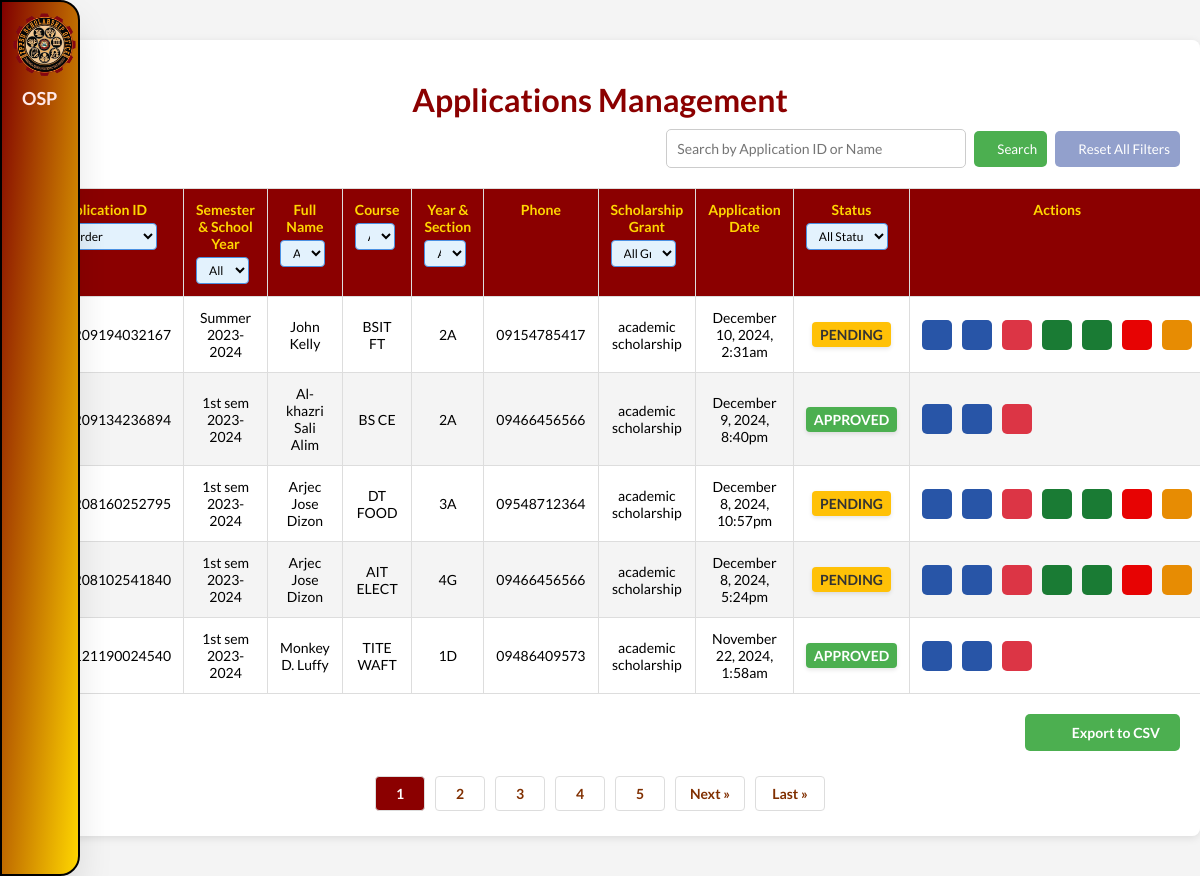
/views/applications.php (signed in), run on an earlier commit of the app's database.
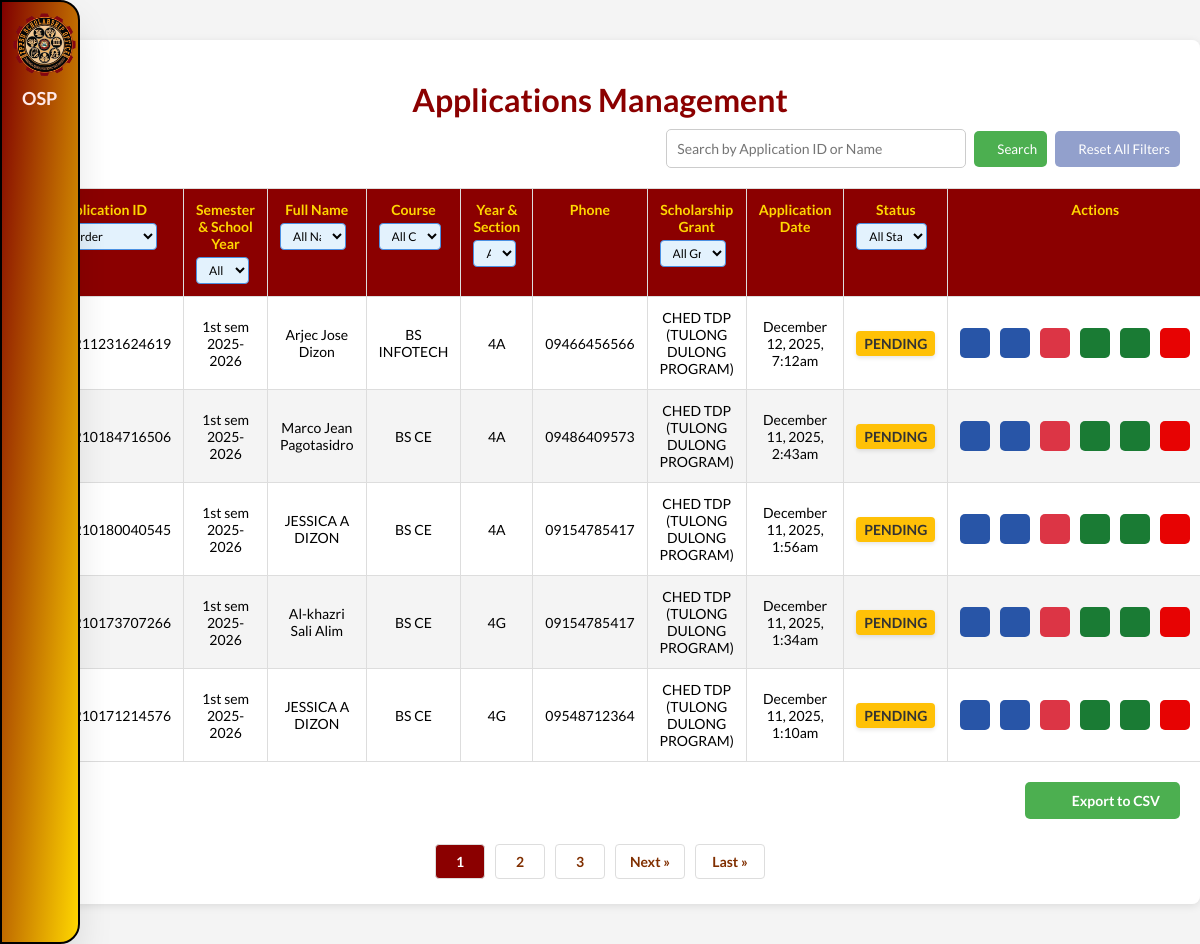
And on a later commit of the database.
### tables this page shows
CREATE TABLE `scholarship_applications` (
  `application_id` varchar(20) NOT NULL,
  `date` datetime DEFAULT NULL,
  `semester` varchar(10) NOT NULL,
  `school_year` varchar(9) DEFAULT NULL,
  `full_name` varchar(100) NOT NULL,
  `course` varchar(50) NOT NULL,
  `yr_sec` varchar(15) NOT NULL,
  `major` varchar(50) NOT NULL,
  `cell_no` varchar(15) DEFAULT NULL,
  `permanent_address` text DEFAULT NULL,
  `zip_code` int(11) NOT NULL,
  `present_address` text DEFAULT NULL,
  `email` varchar(100) DEFAULT NULL,
  `sex` varchar(100) NOT NULL,
  `date_of_birth` date DEFAULT NULL,
  `age` int(11) NOT NULL,
  `place_of_birth` varchar(50) DEFAULT NULL,
  `civil_status` enum('single','married','widowed','divorced','separated') DEFAULT NULL,
  `religion` varchar(100) DEFAULT NULL,
  `scholarship_grant` varchar(100) DEFAULT NULL,
  `disability` varchar(100) DEFAULT NULL,
  `indigenous_group` varchar(100) DEFAULT NULL,
  `reason_scholarship` text NOT NULL,
  `user_id` int(11) DEFAULT NULL,
  `status` enum('pending','approved','not qualified') NOT NULL DEFAULT 'pending',
  `notified` int(11) NOT NULL,
  `attachments` varchar(255) NOT NULL
);

### views/applications.php (the view, shortened to what this page needs)
<?php
require '../includes/session.php';
try {
    $limit = 5;
    $page = isset($_GET['page']) && is_numeric($_GET['page']) && $_GET['page'] > 0 ? (int) $_GET['page'] : 1;
    $offset = ($page - 1) * $limit;
    $whereConditions = ["1=1"];
    $whereClause = implode(' AND ', $whereConditions);
    $totalQuery = $pdo->prepare("SELECT COUNT(*) AS total FROM scholarship_applications WHERE $whereClause");
    $totalQuery->execute();
    $totalRows = $totalQuery->fetchColumn();
    $totalPages = ceil($totalRows / $limit);
    $sortBy = isset($_GET['sort_by']) && in_array($_GET['sort_by'], ['application_id', 'full_name', 'course', 'yr_sec', 'date', 'status', 'sem_sy']) ? $_GET['sort_by'] : 'application_id';
    $sortOrder = isset($_GET['sort']) && $_GET['sort'] == 'asc' ? 'ASC' : 'DESC';
    $query = "
        SELECT
            sa.application_id,
            CONCAT(sa.semester, ' ', sa.school_year) as sem_sy,
            sa.full_name,
            sa.course,
            sa.yr_sec,
            sa.cell_no,
            sa.scholarship_grant,
            sa.date,
            sa.status,
            sa.notified
        FROM scholarship_applications sa
        WHERE $whereClause
        ORDER BY $sortBy $sortOrder, application_id $sortOrder
        LIMIT :limit OFFSET :offset
    ";
    $stmt = $pdo->prepare($query);
    $stmt->bindValue(':limit', $limit, PDO::PARAM_INT);
    $stmt->bindValue(':offset', $offset, PDO::PARAM_INT);
    $stmt->execute();
    $rows = $stmt->fetchAll(PDO::FETCH_ASSOC);
} catch (PDOException $e) {
    die("Error fetching data: " . $e->getMessage());
}
?>
<!DOCTYPE html>
<html lang="en">
<head>
    <link rel="stylesheet" href="../css/styles.css?v=<?php echo time(); ?>">
    <link rel="stylesheet" href="../css/preloader.css?v=<?php echo time(); ?>">
    <link rel="stylesheet" href="../css/applications.css?v=<?php echo time(); ?>">
</head>
<body>
    <nav class="stroke" id="sideNav">
        <ul>
            <li>
                <a href="#" class="logo">
                    <div style="display: flex; align-items: center;">
                        <img src="../assets/images/icons/scholarship_seal.png" alt="Scholarship Seal">
                    </div>
                    <span class="nav-item" style="margin-left: 10px;">OSP</span>
                </a>
            </li>
            <?php if ($_SESSION["role"] === 'admin'): ?>
                <li>
                    <a href="./dashboard.php">
                        <i class="fas fa-solid fa-gauge"></i>
                    </a>
                </li>
                <li><a href="./announcement.php"><i class="fas fa-bullhorn"></i>
                        <span class="nav-item-2">Announcements</span></a>
                </li>
                <li>
                    <a href="./scholarship_form.php">
                        <i class="fas fa-solid fa-file"></i>
                    </a>
                </li>
                <li><a href="./manage_dropdowns.php"><i class="fas fa-list"></i></a></li>
                <li>
                    <a href="./applications.php" class="active">
                        <i class="fas fa-solid fa-folder"></i>
                    </a>
                </li>
                <li><a href="./logs.php"><i class="fas fa-clipboard-list"></i>
                        <span class="nav-item-2">Logs</span></a></li>
            <?php endif; ?>
            <li>
                <a href="../auth/logout.php" class="logout">
                    <i class="fas fa-solid fa-right-from-bracket"></i>
                </a>
            </li>
        </ul>
    </nav>
    <div class="container">
        <h1>Applications Management</h1>
        <div class="table-container">
            <div class="search-container">
                <form action="" method="GET" id="filterForm">
                    <input type="text" name="search" id="searchInput" placeholder="Search by Application ID or Name"
                        value="<?php echo isset($_GET['search']) ? htmlspecialchars($_GET['search']) : ''; ?>">
                    <button type="submit" class="btn-search"><i class="fas fa-search"></i> Search</button>
                    <button type="button" class="btn-reset" id="resetButton" onclick="resetFilters()">
                        <i class="fas fa-redo"></i> Reset All Filters
                    </button>
                </form>
            </div>
        </div>
        <table>
            <thead>
                <tr>
                    <th>
                        Application ID
                        <select id="sortDropdown" onchange="updateSort('application_id')" class="table-header-filter">
                            <option value="">Sort Order</option>
                        </select>
                    </th>
                    <th>
                        Semester & School Year
                        <select name="sem_sy_filter" onchange="applyTableFilter(this)" class="table-header-filter">
                            <option value="">All Semesters</option>
                        </select>
                    </th>
                    <th>
                        Full Name
                        <select name="name_filter" onchange="applyTableFilter(this)" class="table-header-filter">
                            <option value="">All Names</option>
                        </select>
                    </th>
                    <th>
                        Course
                        <select name="course_filter" onchange="applyTableFilter(this)" class="table-header-filter">
                            <option value="">All Courses</option>
                        </select>
                    </th>
                    <th>
                        Year & Section
                        <select name="yr_sec_filter" onchange="applyTableFilter(this)" class="table-header-filter">
                            <option value="">All Year & Sections</option>
                        </select>
                    </th>
                    <th>
                        Phone
                    </th>
                    <th>
                        Scholarship Grant
                        <select name="grant_filter" onchange="applyTableFilter(this)" class="table-header-filter">
                            <option value="">All Grants</option>
                        </select>
                    </th>
                    <th>
                        Application Date
                    </th>
                    <th>
                        Status
                        <select name="sort_status" onchange="applyTableFilter(this)" class="table-header-filter">
                            <option value="">All Status</option>
                        </select>
                    </th>
                    <th>Actions</th>
                </tr>
            </thead>
            <tbody>
                <?php if (count($rows) > 0): ?>
                    <?php foreach ($rows as $row): ?>
                        <tr>
                            <td><?= htmlspecialchars($row['application_id']) ?></td>
                            <td><?= htmlspecialchars($row['sem_sy'] ?? 'N/A') ?></td>
                            <td><?= htmlspecialchars($row['full_name']) ?></td>
                            <td><?= htmlspecialchars($row['course']) ?></td>
                            <td><?= htmlspecialchars($row['yr_sec']) ?></td>
                            <td><?= htmlspecialchars($row['cell_no']) ?></td>
                            <td><?= htmlspecialchars($row['scholarship_grant']) ?></td>
                            <td>
                                <?php
                                $formattedDate = date('F j, Y, g:ia', strtotime($row['date']));
                                echo htmlspecialchars($formattedDate);
                                ?>
                            </td>
                            <td>
                                <span class="status <?php echo htmlspecialchars($row['status']); ?>">
                                    <?php echo htmlspecialchars(ucfirst($row['status'])); ?>
                                </span>
                            </td>
                            <td>
                                <div class="actions">
                                    <a href="../application_process/view_application_admin.php?id=<?= $row['application_id'] ?>"
                                        class="btn-view" data-tooltip="View Application">
                                        <i class="fas fa-solid fa-eye"></i>
                                    </a>
                                    <a href="../application_process/edit_application_admin.php?id=<?= $row['application_id'] ?>"
                                        class="btn-view" data-tooltip="Edit Application">
                                        <i class="fas fa-pencil-alt"></i>
                                    </a>
                                    <a href="../application_process/delete_application.php?id=<?= $row['application_id'] ?>"
                                        class="btn-delete"
                                        onclick="return confirm('This action cannot be undone. Proceed with deletion?');"
                                        data-tooltip="Delete Application">
                                        <i class="fas fa-solid fa-trash"></i>
                                    </a>
                                    <?php if ($row['status'] === 'approved' && $row['notified'] === 'no'): ?>
                                        <a href="../application_process/approve_application.php?id=<?= $row['application_id'] ?>&action=notify"
                                            class="btn-notify"
                                            onclick="return confirm('Are you sure you want to notify the applicant?');"
                                            data-tooltip="Notify Applicant">
                                            <i class="fas fa-solid fa-envelope"></i>
                                        </a>
                                    <?php elseif ($row['status'] !== 'approved'): ?>
                                        <a href="../application_process/approve_application.php?id=<?= $row['application_id'] ?>&action=notify"
                                            class="btn-approve"
                                            onclick="return confirm('Are you sure you want to approve this application and notify the applicant?');"
                                            data-tooltip="Approve Application and Notify">
                                            <i class="fas fa-solid fa-envelope"></i>
                                        </a>
                                        <a href="../application_process/approve_application.php?id=<?= $row['application_id'] ?>&notify=no"
                                            class="btn-approve"
                                            onclick="return confirm('Are you sure you want to approve this application without notifying?');"
                                            data-tooltip="Approve Application Only">
                                            <i class="fas fa-solid fa-circle-check"></i>
                                        </a>
                                        <a href="../application_process/reject_application.php?id=<?= $row['application_id'] ?>"
                                            class="btn-reject"
                                            onclick="return confirm('Are you sure you want to reject this application?');"
                                            data-tooltip="Reject Application">
                                            <i class="fas fa-solid fa-circle-xmark"></i>
                                        </a>
                                        <a href="../application_process/pending_application.php?id=<?= $row['application_id'] ?>"
                                            class="btn-pending"
                                            onclick="return confirm('Are you sure you want to change the status of this application back to pending?');"
                                            data-tooltip="Change to Pending">
                                            <i class="fas fa-solid fa-circle-notch"></i>
                                        </a>
                                    <?php endif; ?>
                                </div>
                            </td>
                        </tr>
                    <?php endforeach; ?>
                <?php endif; ?>
            </tbody>
        </table>
        <div class="export-button-container">
            <a href="../application_process/export_application.php" class="btn-export">
                <i class="fas fa-solid fa-download"></i> Export to CSV
            </a>
        </div>
        <ul class="pagination">
            <?php for ($i = 1; $i <= $totalPages; $i++): ?>
                <li><a href="?<?php echo buildQueryString(['page' => $i]); ?>" class="<?php echo $i == $page ? 'active' : ''; ?>">
                    <?php echo $i; ?>
                </a></li>
            <?php endfor; ?>
            <?php if ($page < $totalPages): ?>
                <li><a href="?<?php echo buildQueryString(['page' => $page + 1]); ?>" class="prev-next">Next &raquo;</a></li>
                <li><a href="?<?php echo buildQueryString(['page' => $totalPages]); ?>" class="prev-next">Last &raquo;</a></li>
            <?php endif; ?>
        </ul>
</body>
</html>
<?php
function buildQueryString($newParams = []) {
    $params = $_GET;
    foreach ($newParams as $key => $value) {
        $params[$key] = $value;
    }
    return http_build_query($params);
}

### css/styles.css (style rules this page uses)
* { margin: 0; padding: 0; outline: none; border: none; text-decoration: none; box-sizing: border-box; font-family: "Lato", sans-serif; }
body { background: #f4f4f4; }
.logo { text-align: start; display: flex; flex-direction: column; align-items: start; transition: all 0.5s ease; }
.logo img { width: 65px; height: 65px; margin-bottom: 10px; }
.logo span { font-weight: bold; font-size: 18px; text-align: center; }
nav { position: absolute; top: 0; bottom: 0; left: 0; height: 100%; background: linear-gradient(to bottom right, #800000, #ffd700); width: 80px; overflow: hidden; transition: width 0.2s linear; box-shadow: 0 20px 35px rgba(0, 0, 0, 0.1); position: fixed; z-index: 99999; border-top-right-radius: 20px; border-bottom-right-radius: 20px; border: 2px solid black; }
a { position: relative; color: #ffe9e9 !important; font-size: 14px; display: table; width: 350px; padding: 10px; transition: background 0.3s ease, transform 0.3s ease, color 0.3s ease; font-weight: bold; text-decoration: none !important; }
nav ul li a, nav ul li a:after, nav ul li a:before { transition: all 0.5s; }
nav ul li a i { position: relative; width: 70px; height: 40px; top: 14px; font-size: 20px; text-align: center; }
.nav-item { position: relative; margin-left: 15px; }
.logout { position: absolute; bottom: 0; }
.active { color: #ffd700 !important; font-weight: bold; }

### views/applications.php (style rules this page uses)
.table-header-filter { display: block; margin-top: 5px; padding: 4px 8px; width: 90%; font-size: 12px; border: 1px solid #ddd; border-radius: 4px; background-color: #f9f9f9; }
th { vertical-align: top; padding-top: 12px; }
.table-header-filter:not([value=""]) { background-color: #e3f2fd !important; border-color: #4a90e2 !important; }

What changed in the data, as far as the page shows it:
removed scholarship_applications: application_id "20241209194032167", sem_sy "Summer 2023-2024", full_name "John Kelly", course "BSIT FT", yr_sec "2A", cell_no "09154785417", scholarship_grant "academic scholarship", date "December 10, 2024, 2:31am", status "PENDING"
removed scholarship_applications: application_id "20241209134236894", sem_sy "1st sem 2023-2024", full_name "Al-khazri Sali Alim", course "BS CE", yr_sec "2A", cell_no "09466456566", scholarship_grant "academic scholarship", date "December 9, 2024, 8:40pm", status "APPROVED"
removed scholarship_applications: application_id "20241208160252795", sem_sy "1st sem 2023-2024", full_name "Arjec Jose Dizon", course "DT FOOD", yr_sec "3A", cell_no "09548712364", scholarship_grant "academic scholarship", date "December 8, 2024, 10:57pm", status "PENDING"
removed scholarship_applications: application_id "20241208102541840", sem_sy "1st sem 2023-2024", full_name "Arjec Jose Dizon", course "AIT ELECT", yr_sec "4G", cell_no "09466456566", scholarship_grant "academic scholarship", date "December 8, 2024, 5:24pm", status "PENDING"
removed scholarship_applications: application_id "20241121190024540", sem_sy "1st sem 2023-2024", full_name "Monkey D. Luffy", course "TITE WAFT", yr_sec "1D", cell_no "09486409573", scholarship_grant "academic scholarship", date "November 22, 2024, 1:58am", status "APPROVED"
added scholarship_applications: application_id "20251211231624619", sem_sy "1st sem 2025-2026", full_name "Arjec Jose Dizon", course "BS INFOTECH", yr_sec "4A", cell_no "09466456566", scholarship_grant "CHED TDP (TULONG DULONG PROGRAM)", date "December 12, 2025, 7:12am", status "PENDING"
added scholarship_applications: application_id "20251210184716506", sem_sy "1st sem 2025-2026", full_name "Marco Jean Pagotasidro", course "BS CE", yr_sec "4A", cell_no "09486409573", scholarship_grant "CHED TDP (TULONG DULONG PROGRAM)", date "December 11, 2025, 2:43am", status "PENDING"
added scholarship_applications: application_id "20251210180040545", sem_sy "1st sem 2025-2026", full_name "JESSICA A DIZON", course "BS CE", yr_sec "4A", cell_no "09154785417", scholarship_grant "CHED TDP (TULONG DULONG PROGRAM)", date "December 11, 2025, 1:56am", status "PENDING"
added scholarship_applications: application_id "20251210173707266", sem_sy "1st sem 2025-2026", full_name "Al-khazri Sali Alim", course "BS CE", yr_sec "4G", cell_no "09154785417", scholarship_grant "CHED TDP (TULONG DULONG PROGRAM)", date "December 11, 2025, 1:34am", status "PENDING"
added scholarship_applications: application_id "20251210171214576", sem_sy "1st sem 2025-2026", full_name "JESSICA A DIZON", course "BS CE", yr_sec "4G", cell_no "09548712364", scholarship_grant "CHED TDP (TULONG DULONG PROGRAM)", date "December 11, 2025, 1:10am", status "PENDING"
Also different on the page:
list line gone: "4"
list line gone: "5"
